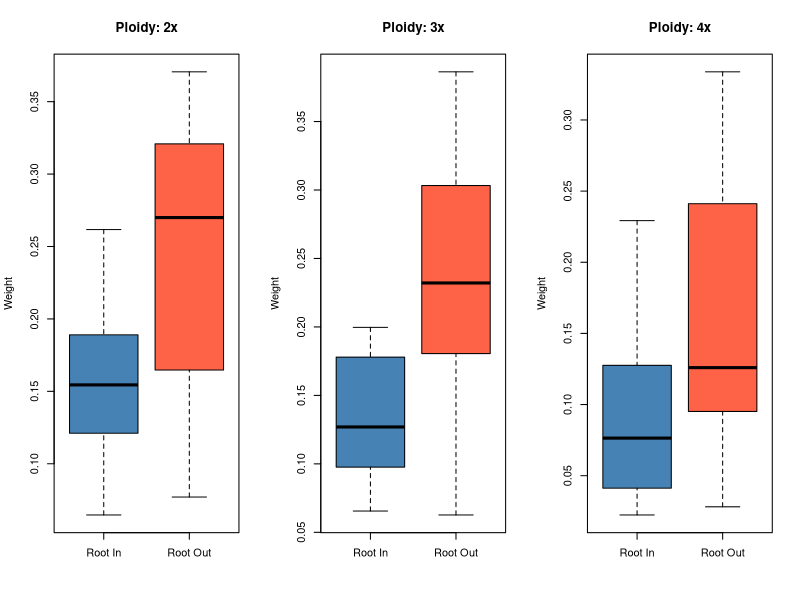
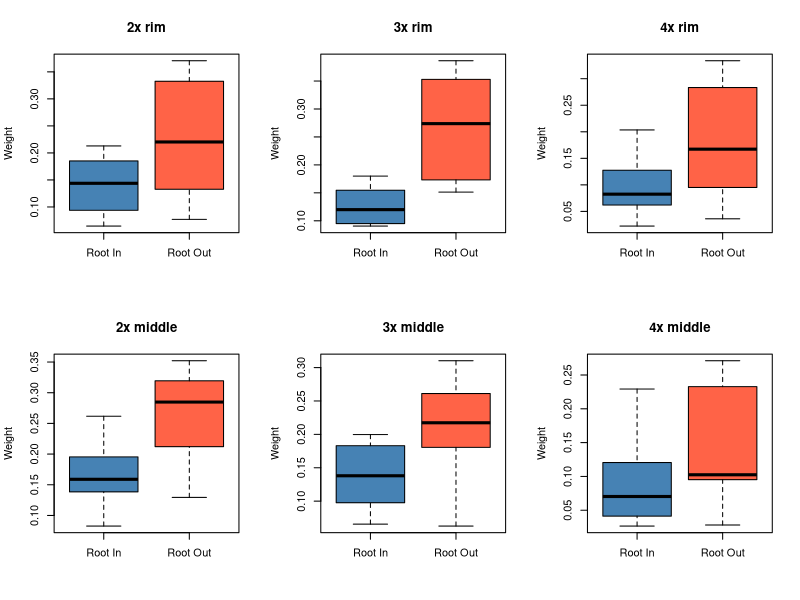

Recreate these plots in R, in order.
here::here("data","Rhodopea_seedlings.xlsx")

korinky <- readxl::read_xlsx("data/Rhodopea_seedlings.xlsx", sheet = "harvest_data",
                             na = c("", NA), 
                             col_types = c("text", "numeric", "text", "numeric", "text", "text", "text", "text", "numeric", "numeric", "numeric", "numeric", "text", "numeric", "numeric","numeric","numeric","numeric","numeric","numeric","numeric","numeric","numeric","numeric","numeric","numeric","numeric","numeric","numeric", "text"),
                             col_names = c("samle_id", "plate_id", "position_id", "row", "column", "mother_id", "mother_ploidy", "sample_ploidy", "above_RS_before", "below_RS_before", "axillary_rosettes_before", "leaves_before", "treatment", "leaves_main", "leaves_axillary", "leaves_RS", "longest_leaf", "axillary_rosettes","RS_rosettes", "root_axes_main", "below_RS_in", "below_RS_out", "weight_root_in", "weight_root_out_noSRL","weight_root_out", "weight_shoot", "weight_SRL", "root_lenght_2_m", "SRL_m_g", "notes"),
                             skip = 1
)

koreny <- korinky[!is.na(korinky$weight_SRL),]
koreny$diff_leaves <- koreny$leaves_main - koreny$leaves_before
koreny$leaves_all <- koreny$diff_leaves + koreny$leaves_axillary + koreny$leaves_RS
koreny$diff_axillary <- koreny$axillary_rosettes - koreny$axillary_rosettes_before
koreny$diff_RS_above <- koreny$RS_rosettes - koreny$above_RS_before
koreny$RS_below <- koreny$below_RS_in + koreny$below_RS_out
koreny$root_all <- koreny$weight_root_in + koreny$weight_root_out
koreny$ratio_in_out <- koreny$below_RS_in/koreny$below_RS_out
koreny$root_shoot <- koreny$root_all/koreny$weight_shoot


#analýzy

#zjistit jestli IN a OUT je stejné množství kořenů (máme jenom biomasu na porovnání ne?), abychom vědělx jestli počet RS není ovlivněný čistě rozdílným množstvím kořenů. 

#porovnání biomasy kořenů IN a OUT pro každou ploidii
par(mfrow = c(1, 3))
for (ploidy in c("2x", "3x", "4x")) { 
  sub <- koreny[koreny$sample_ploidy == ploidy, ]
  boxplot(cbind(sub$weight_root_in, sub$weight_root_out),
          names = c("Root In", "Root Out"),
          col = c("steelblue", "tomato"),
          main = paste("Ploidy:", ploidy),
          ylab = "Weight")
}
par(mfrow = c(1, 1))

#porovnání biomasy kořenů IN a OUT pro treatment a každou ploidii
par(mfrow = c(2, 3)) 
for (treat in c("rim", "middle")) {
  for (ploidy in c("2x", "3x", "4x")) { 
    sub <- koreny[koreny$sample_ploidy == ploidy & koreny$treatment == treat, ]
    boxplot(cbind(sub$weight_root_in, sub$weight_root_out),
            names = c("Root In", "Root Out"),
            col = c("steelblue", "tomato"),
            main = paste(ploidy, treat),
            ylab = "Weight")
  }
}
par(mfrow = c(1, 1))

library(dplyr)
library(tidyr)
koreny_long <- koreny %>%
  select(samle_id, sample_ploidy, weight_root_in, weight_root_out, treatment) %>%
  pivot_longer(cols = c(weight_root_in, weight_root_out),
               names_to = "type",
               values_to = "weight")

model<-lm(weight~sample_ploidy*type, data=koreny_long)
anova(model)

#ano je mnohem víc kořenů OUT než IN (platí pro všechny ploidie)
